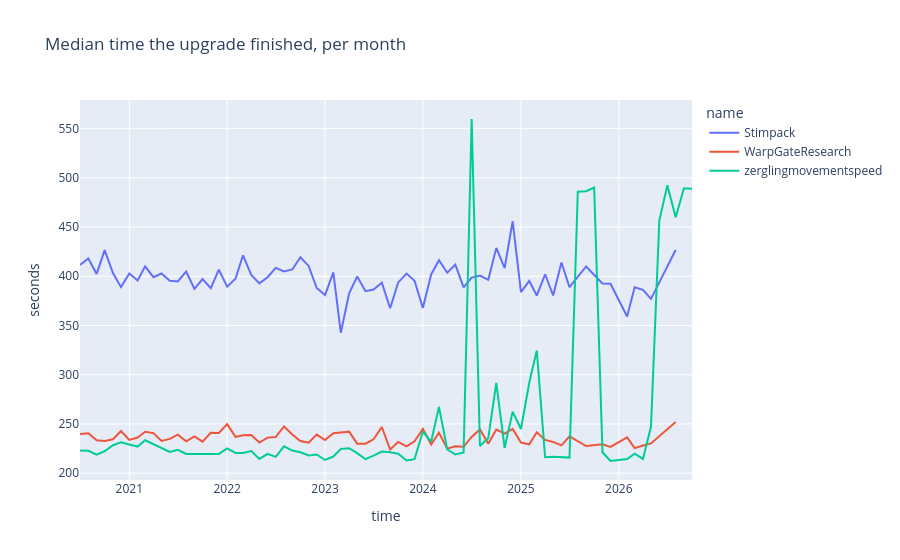

Notebook code cell kept with this figure:
### Markdown cell above
A negative slope means the upgrade finishes earlier every month. The intercept is the time at the
first month. Compare the slope with `absolute_changes`: a small slope with large changes is a series
that moves with the patches rather than a trend, plot it to see:

### Code cell
import plotly.express as px

px.line(
    upgrade_months.filter(pl.col("name").is_in(["zerglingmovementspeed", "Stimpack", "WarpGateResearch"])),
    x="time",
    y="seconds",
    color="name",
    title="Median time the upgrade finished, per month",
)
